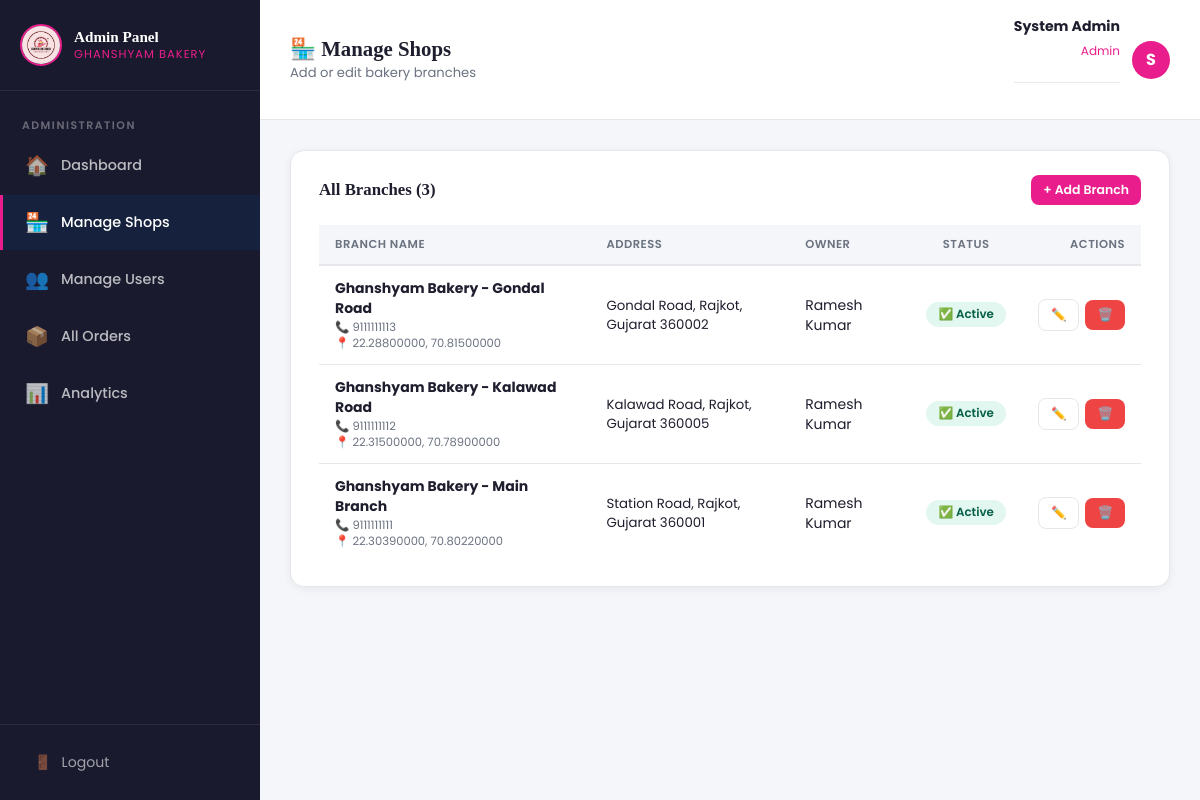
Screenshot of /admin/shops.php (signed in) with the database file from the repository.
### tables this page shows
CREATE TABLE IF NOT EXISTS shops (
    id         INT AUTO_INCREMENT PRIMARY KEY,
    name       VARCHAR(150)  NOT NULL,
    address    TEXT          NOT NULL,
    phone      VARCHAR(15),
    lat        DECIMAL(10,8) NOT NULL,
    lng        DECIMAL(11,8) NOT NULL,
    owner_id   INT,
    is_active  TINYINT(1)    DEFAULT 1,
    created_at TIMESTAMP DEFAULT CURRENT_TIMESTAMP,
    FOREIGN KEY (owner_id) REFERENCES users(id) ON DELETE SET NULL
);

CREATE TABLE IF NOT EXISTS users (
    id         INT AUTO_INCREMENT PRIMARY KEY,
    name       VARCHAR(100)  NOT NULL,
    email      VARCHAR(150)  UNIQUE NOT NULL,
    phone      VARCHAR(15),
    password   VARCHAR(255)  NOT NULL,
    role       ENUM('customer','shopkeeper','admin') DEFAULT 'customer',
    created_at TIMESTAMP DEFAULT CURRENT_TIMESTAMP
);

### admin/shops.php (the view, shortened to what this page needs)
<?php
require_once '../config/db.php';
$shops = mysqli_query($conn,"SELECT s.*,u.name AS owner_name FROM shops s LEFT JOIN users u ON s.owner_id=u.id ORDER BY s.name");
?>
<!DOCTYPE html><html lang="en"><head>
<link rel="stylesheet" href="../assets/css/style.css">
<link rel="stylesheet" href="../assets/css/dashboard.css">
</head><body class="dashboard-body">
<aside class="sidebar" id="sidebar">
    <div class="sidebar-brand"><img src="../assets/logo/image.png" alt="logo"><div><h2>Admin Panel</h2><span>Ghanshyam Bakery</span></div></div>
    <nav class="sidebar-nav">
        <span class="nav-section-label">Administration</span>
        <a href="dashboard.php"><span class="nav-icon">🏠</span> Dashboard</a>
        <a href="shops.php" class="active"><span class="nav-icon">🏪</span> Manage Shops</a>
        <a href="users.php"><span class="nav-icon">👥</span> Manage Users</a>
        <a href="orders.php"><span class="nav-icon">📦</span> All Orders</a>
        <a href="analytics.php"><span class="nav-icon">📊</span> Analytics</a>
    </nav>
    <div class="sidebar-footer"><a href="../logout.php"><span>🚪</span> Logout</a></div>
</aside>
<div class="main-content">
    <div class="topbar">
        <div style="display:flex;align-items:center;gap:12px;">
            <div class="topbar-title">
                <h1>🏪 Manage Shops</h1>
                <p>Add or edit bakery branches</p>
            </div>
        </div>
        <div class="topbar-user">
            <div class="user-info"><strong><?=htmlspecialchars($_SESSION['user_name'])?></strong><span>Admin</span></div>
            <div class="avatar"><?=strtoupper(substr($_SESSION['user_name'],0,1))?></div>
        </div>
    </div>
    <div class="page-body">
        <div class="page-grid">
            <div class="table-card">
                <div class="table-card-header">
                    <h2>All Branches (<?=mysqli_num_rows($shops)?>)</h2>
                    <a href="add_shop.php" class="btn btn-primary btn-sm">+ Add Branch</a>
                </div>
                <div class="table-responsive">
                    <table class="data-table">
                        <colgroup>
                            <col style="width:35%">
                            <col style="width:25%">
                            <col style="width:15%">
                            <col style="width:13%">
                            <col style="width:12%">
                        </colgroup>
                        <thead><tr>
                            <th>Branch Name</th>
                            <th class="col-address">Address</th>
                            <th class="col-owner">Owner</th>
                            <th class="col-status">Status</th>
                            <th class="col-actions">Actions</th>
                        </tr></thead>
                    <tbody>
                    <?php mysqli_data_seek($shops,0); while($s=mysqli_fetch_assoc($shops)):?>
                    <tr>
                        <td>
                            <strong><?=htmlspecialchars($s['name'])?></strong>
                            <div style="font-size:.72rem;color:var(--text-muted)">📞 <?=htmlspecialchars($s['phone']??'N/A')?></div>
                            <div style="font-size:.72rem;color:var(--text-muted)">📍 <?=$s['lat']?>, <?=$s['lng']?></div>
                        </td>
                        <td style="font-size:.83rem"><?=htmlspecialchars($s['address'])?></td>
                        <td><?=htmlspecialchars($s['owner_name']??'Unassigned')?></td>
                        <td class="col-status">
                            <form method="POST" style="display:inline">
                                <button type="submit" class="badge <?=$s['is_active']?'badge-active':'badge-inactive'?>" style="cursor:pointer;border:none;"><?=$s['is_active']?'✅ Active':'❌ Inactive'?></button>
                            </form>
                        </td>
                        <td class="col-actions actions">
                            <div class="actions-wrap">
                                <a href="shops.php?edit=<?=$s['id']?>" class="btn btn-outline btn-sm">✏️</a>
                                <form method="POST" onsubmit="return confirm('Delete this shop branch? All its products will also be deleted!')" style="display:inline;">
                                    <button type="submit" class="btn btn-danger btn-sm">🗑️</button>
                                </form>
                            </div>
                        </td>
                    </tr>
                    <?php endwhile;?>
                    </tbody>
                </table>
                </div>
            </div>
        </div>
    </div>
</div>
</body></html>

### assets/css/style.css (style rules this page uses)
* { margin: 0; padding: 0; box-sizing: border-box; font-family: 'Poppins', 'Segoe UI', Tahoma, Geneva, sans-serif; }
h1, h2, h3 { font-family: 'Playfair Display', serif; }
body { background-color: #fff5e6; color: #5a2d2d; }
.btn-primary { background-color: #f5c6cb; color: #5a2d2d; font-weight: bold; padding: 15px 30px; border: none; border-radius: 25px; font-size: 1.2rem; cursor: pointer; transition: all 0.3s ease; }
.dashboard-body { background-color: #fffaf0; color: #5a2d2d; }
.user-info { text-align: center; padding-bottom: 20px; border-bottom: 1px solid rgba(90, 45, 45, 0.1); margin-bottom: 20px; }

### admin/shops.php (style rules this page uses)
.page-grid { display: flex; flex-direction: column; gap: 24px; }

### rows the page displays
shops: name "Ghanshyam Bakery - Gondal Road", phone "9111111113", lat "22.28800000", lng "70.81500000", address "Gondal Road, Rajkot, Gujarat 360002", owner.name "Ramesh Kumar", is_active "✅ Active"
shops: name "Ghanshyam Bakery - Kalawad Road", phone "9111111112", lat "22.31500000", lng "70.78900000", address "Kalawad Road, Rajkot, Gujarat 360005", owner.name "Ramesh Kumar", is_active "✅ Active"
shops: name "Ghanshyam Bakery - Main Branch", phone "9111111111", lat "22.30390000", lng "70.80220000", address "Station Road, Rajkot, Gujarat 360001", owner.name "Ramesh Kumar", is_active "✅ Active"

### other values shown
$_SESSION['user_name'] "System Admin"
substr($_SESSION['user_name'],0,1) "S"
mysqli_num_rows($shops) "3"
